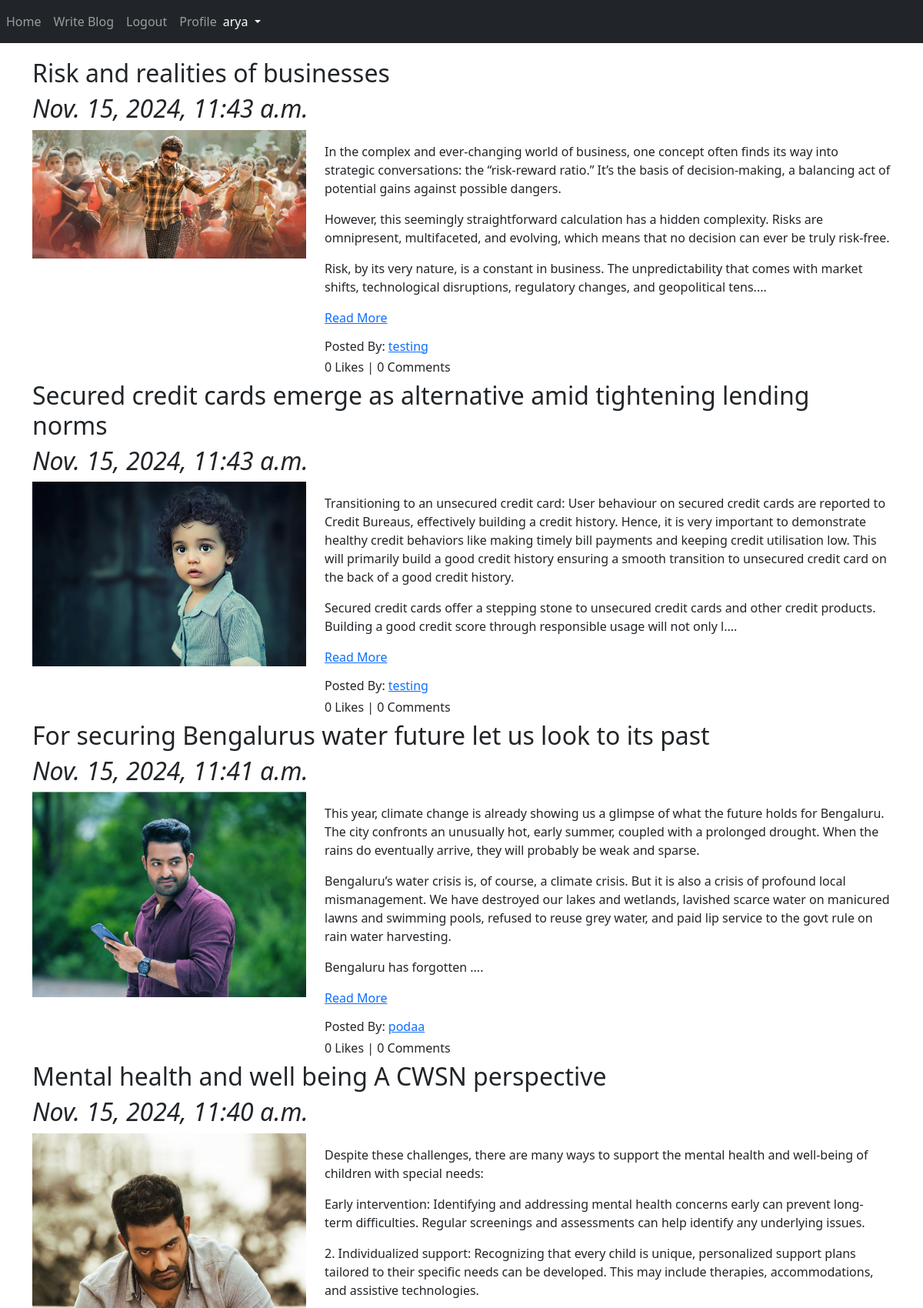
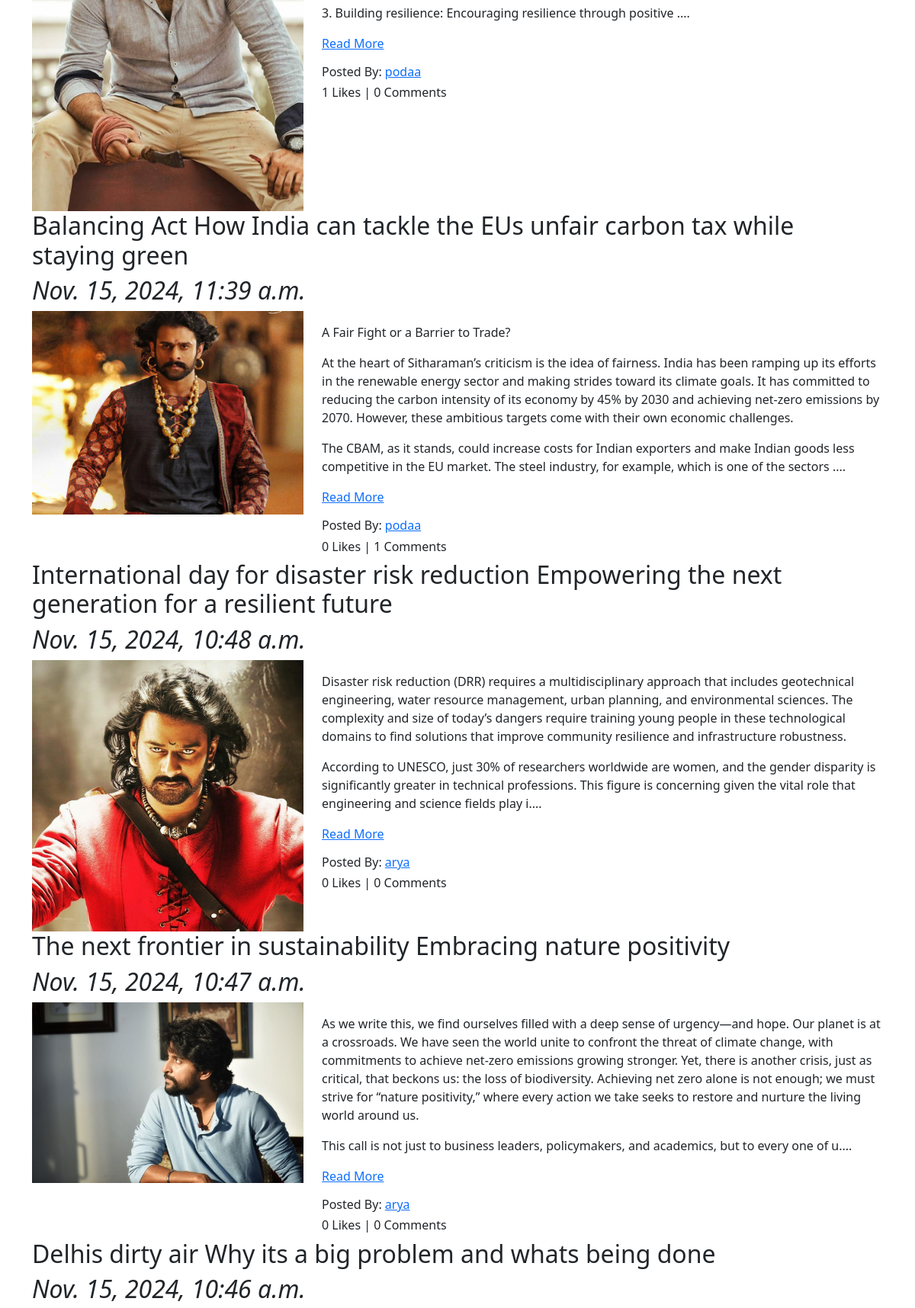
Screenshot of /blog/ (signed in, upper part) with the database file from the repository (2 pictures, top to bottom).
### App_Blog/models.py (models this page shows, shortened)
class Blog(models.Model):
    author = models.ForeignKey(User, on_delete=models.CASCADE, related_name="post_author")
    blog_title = models.CharField(max_length=264, verbose_name="Put a Title")
    slug = models.SlugField(max_length=264, unique=True)
    blog_content = models.TextField(verbose_name="What's on your mind?")
    blog_image = models.ImageField(upload_to="blog_images", verbose_name="Blog Image")
    publish_date = models.DateTimeField(auto_now_add=True)
    update_date = models.DateTimeField(auto_now=True)
    class Meta:
        ordering = ['-publish_date']

### App_Blog/views.py (the view)
# urls.py: path("", views.BlogList.as_view(), name="blog_list"),
class BlogList(ListView):
    context_object_name = "blogs"
    model = Blog
    template_name = "App_Blog/blog_list.html"
    queryset = Blog.objects.order_by('-publish_date')

### App_Blog/templatetags/custom_filters.py (called while the page is built)
def range_filter(value):
    return value[0:600] + "...."

### templates/App_Blog/blog_list.html (shortened to what this page needs)
{% extends 'base.html' %}
{% load custom_filters %}
{% block body_block %}
    {% for blog in blogs %}
        <h2> {{ blog.blog_title }} </h2>
        <h2><i> {{ blog.publish_date }}</i></h2>
        <div class="row">
            <div class="col-sm-4">
                <img src="/media/{{ blog.blog_image }}" alt="{{blog.blog_title}}" title="{{blog.blog_title}}" width="100%">
            </div>
            <div class="col-sm-8">
                <p>{{ blog.blog_content|range_filter|linebreaks }}
                <a href="{% url 'App_Blog:blog_details' slug=blog.slug %}">Read More</a>
                </p>
                <h6>Posted By: <a href="#">{{blog.author}}</a></h6>
                <h6>{{ blog.liked_blog.count }} Likes | {{ blog.blog_comment.count }} Comments</h6>
            </div>
        </div>
    {% endfor %}
{% endblock %}

### templates/base.html (shortened to what this page needs)
<!doctype html>
<html lang="en">
  <head>
    <link href="https://cdn.jsdelivr.net/npm/bootstrap@5.3.3/dist/css/bootstrap.min.css" rel="stylesheet">
    <link rel="stylesheet" href="https://cdn.jsdelivr.net/npm/@fortawesome/fontawesome-free@6.6.0/css/fontawesome.min.css">
  </head>
  <body>
    <nav class="navbar navbar-expand-sm bg-dark navbar-dark">
        <ul class="navbar-nav">
          <li class="nav-item-active">
            <a class="nav-link" href="{% url 'index' %}">Home</a>
          </li>
          {% if user.is_authenticated %}
            <li class="nav-item-active">
              <a class="nav-link" href="{% url 'App_Blog:create_blog' %}">Write Blog</a>
            </li>
            <li class="nav-item-active">
              <a class="nav-link" href="{% url 'App_Login:logout' %}">Logout</a>
            </li>
            <li class="nav-item-active">
              <a class="nav-link" href="{% url 'App_Login:profile' %}">Profile</a>
            </li>
          {% endif %}
        </ul>
        {% if user.is_authenticated %}
        <div class="nav-item dropdown">
          <button type="button" class="nav-link dropdown-toggle text-white" href="#" data-bs-toggle="dropdown">
            {{ user.username }}
          </button>
        </div>
        {% endif %}
    </nav>
    <div class="container" style="padding-top:20px">
    {% block body_block %}
    {% endblock %}
    </div>
  </body>
</html>

### rows the page displays
Blog: blog_title "Risk and realities of businesses", publish_date "Nov. 15, 2024, 11:43 a.m.", blog_image (picture), blog_content|range_filter "In the complex and ever-changing world of business, one concept often finds its way into strategic conversations: the “risk-reward ratio.” It’s the basis of decision-making, a balancing act of potential gains against possible dangers. However, this seemingly straightforward calculation has a hidden complexity. Risks are omnipresent, multifaceted, and evolving, which means that no decision can ever be truly risk-free. Risk, by its very nature, is a constant in business. The unpredictability that comes with market shifts, technological disruptions, regulatory changes, and geopolitical tens....", author "testing", liked_blog.count "0", blog_comment.count "0"
Blog: blog_title "Secured credit cards emerge as alternative amid tightening lending norms", publish_date "Nov. 15, 2024, 11:43 a.m.", blog_image (picture), blog_content|range_filter "Transitioning to an unsecured credit card: User behaviour on secured credit cards are reported to Credit Bureaus, effectively building a credit history. Hence, it is very important to demonstrate healthy credit behaviors like making timely bill payments and keeping credit utilisation low. This will primarily build a good credit history ensuring a smooth transition to unsecured credit card on the back of a good credit history. Secured credit cards offer a stepping stone to unsecured credit cards and other credit products. Building a good credit score through responsible usage will not only l....", author "testing", liked_blog.count "0", blog_comment.count "0"
Blog: blog_title "For securing Bengalurus water future let us look to its past", publish_date "Nov. 15, 2024, 11:41 a.m.", blog_image (picture), blog_content|range_filter "This year, climate change is already showing us a glimpse of what the future holds for Bengaluru. The city confronts an unusually hot, early summer, coupled with a prolonged drought. When the rains do eventually arrive, they will probably be weak and sparse. Bengaluru’s water crisis is, of course, a climate crisis. But it is also a crisis of profound local mismanagement. We have destroyed our lakes and wetlands, lavished scarce water on manicured lawns and swimming pools, refused to reuse grey water, and paid lip service to the govt rule on rain water harvesting. Bengaluru has forgotten ....", author "podaa", liked_blog.count "0", blog_comment.count "0"
Blog: blog_title "Mental health and well being A CWSN perspective", publish_date "Nov. 15, 2024, 11:40 a.m.", blog_image (picture), blog_content|range_filter "Despite these challenges, there are many ways to support the mental health and well-being of children with special needs: Early intervention: Identifying and addressing mental health concerns early can prevent long-term difficulties. Regular screenings and assessments can help identify any underlying issues. 2. Individualized support: Recognizing that every child is unique, personalized support plans tailored to their specific needs can be developed. This may include therapies, accommodations, and assistive technologies. 3. Building resilience: Encouraging resilience through positive ....", author "podaa", liked_blog.count "1", blog_comment.count "0"
Blog: blog_title "Balancing Act How India can tackle the EUs unfair carbon tax while staying green", publish_date "Nov. 15, 2024, 11:39 a.m.", blog_image (picture), blog_content|range_filter "A Fair Fight or a Barrier to Trade? At the heart of Sitharaman’s criticism is the idea of fairness. India has been ramping up its efforts in the renewable energy sector and making strides toward its climate goals. It has committed to reducing the carbon intensity of its economy by 45% by 2030 and achieving net-zero emissions by 2070. However, these ambitious targets come with their own economic challenges. The CBAM, as it stands, could increase costs for Indian exporters and make Indian goods less competitive in the EU market. The steel industry, for example, which is one of the sectors ....", author "podaa", liked_blog.count "0", blog_comment.count "1"
Blog: blog_title "International day for disaster risk reduction Empowering the next generation for a resilient future", publish_date "Nov. 15, 2024, 10:48 a.m.", blog_image (picture), blog_content|range_filter "Disaster risk reduction (DRR) requires a multidisciplinary approach that includes geotechnical engineering, water resource management, urban planning, and environmental sciences. The complexity and size of today’s dangers require training young people in these technological domains to find solutions that improve community resilience and infrastructure robustness. According to UNESCO, just 30% of researchers worldwide are women, and the gender disparity is significantly greater in technical professions. This figure is concerning given the vital role that engineering and science fields play i....", author "arya", liked_blog.count "0", blog_comment.count "0"
Blog: blog_title "The next frontier in sustainability Embracing nature positivity", publish_date "Nov. 15, 2024, 10:47 a.m.", blog_image (picture), blog_content|range_filter "As we write this, we find ourselves filled with a deep sense of urgency—and hope. Our planet is at a crossroads. We have seen the world unite to confront the threat of climate change, with commitments to achieve net-zero emissions growing stronger. Yet, there is another crisis, just as critical, that beckons us: the loss of biodiversity. Achieving net zero alone is not enough; we must strive for “nature positivity,” where every action we take seeks to restore and nurture the living world around us. This call is not just to business leaders, policymakers, and academics, but to every one of u....", author "arya", liked_blog.count "0", blog_comment.count "0"
Blog: blog_title "Delhis dirty air Why its a big problem and whats being done", publish_date "Nov. 15, 2024, 10:46 a.m."

### other values shown
{{ user.username }} "arya"
